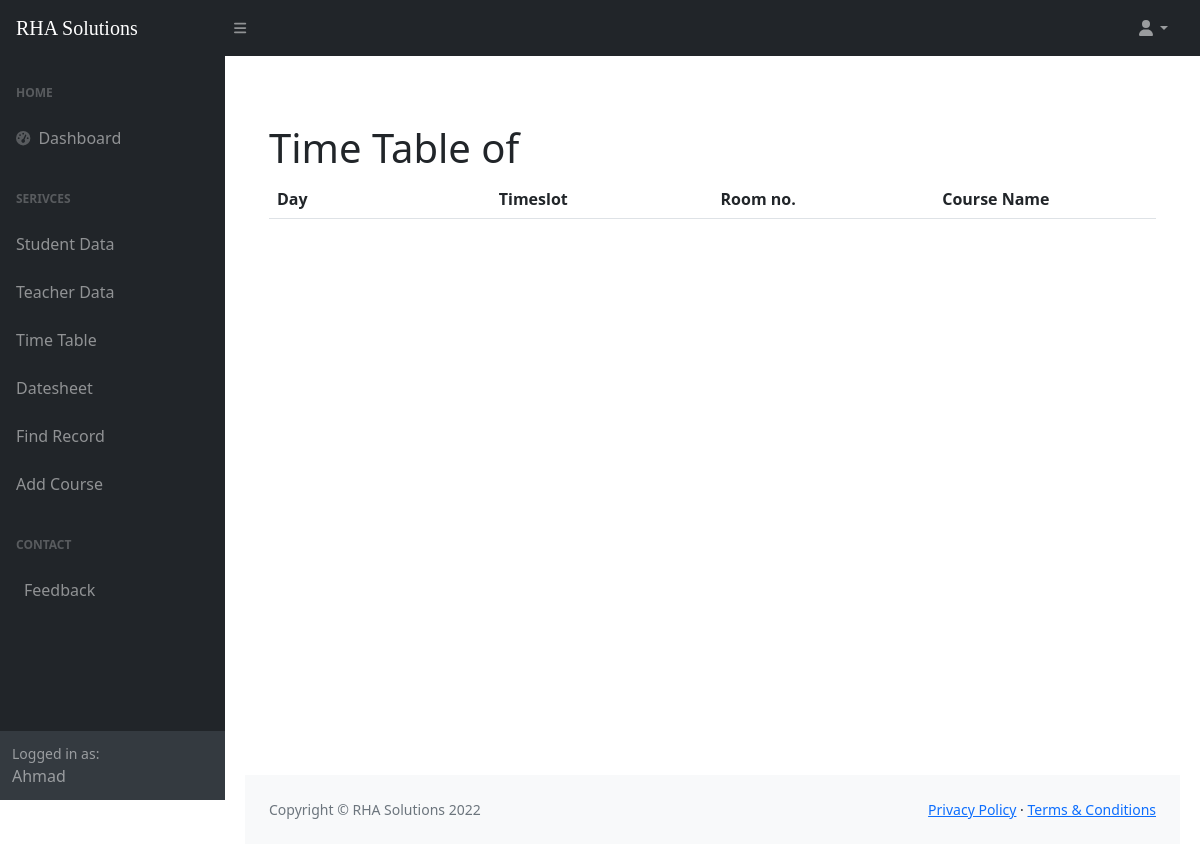
Page /teacher_timetable.php (signed in) on the earlier database version.
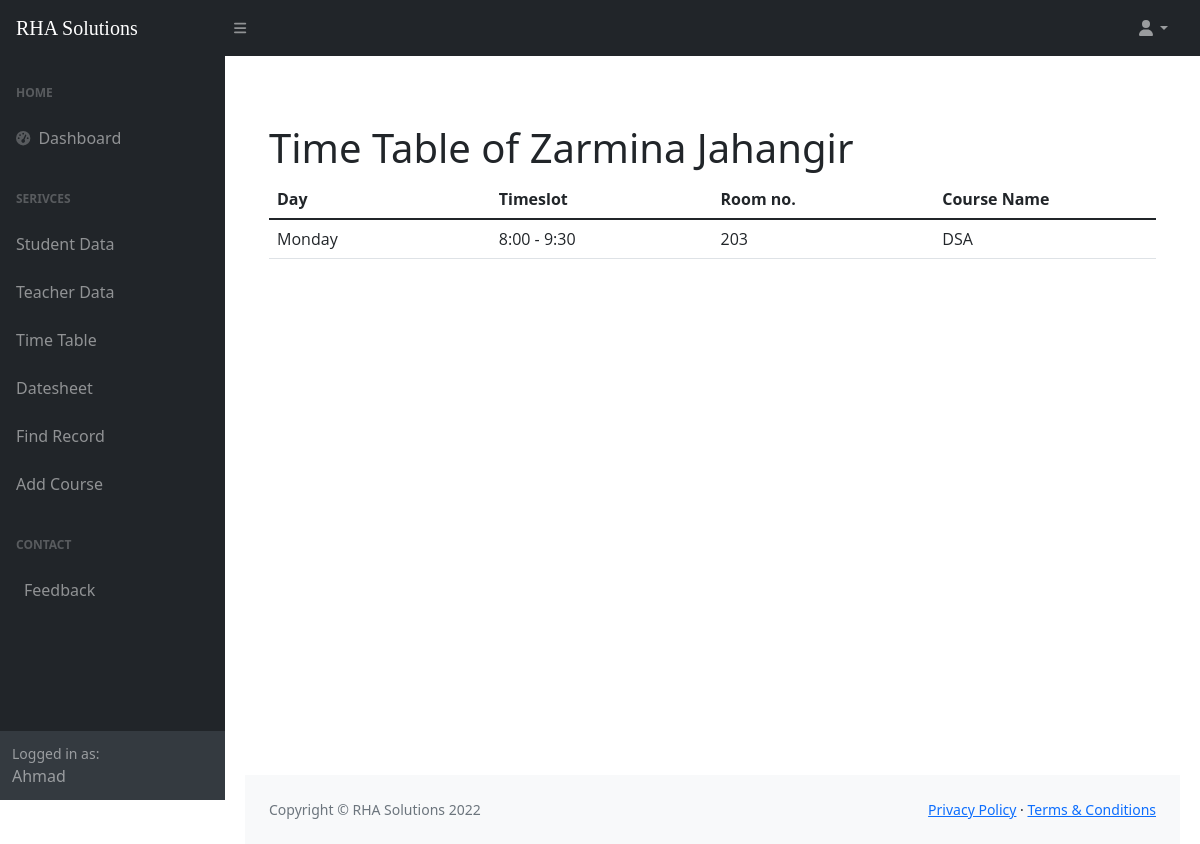
Same page on the later database version.
### tables this page shows
CREATE TABLE `timetable` (
  `day` varchar(30) NOT NULL,
  `Timeslot` int(30) NOT NULL,
  `room` int(11) NOT NULL,
  `c_id` int(11) NOT NULL,
  `t_id` int(11) NOT NULL
);

CREATE TABLE `course` (
  `c_id` int(3) NOT NULL,
  `c_name` varchar(100) NOT NULL,
  `crh` int(1) NOT NULL,
  `semester` int(1) NOT NULL
);

### teacher_timetable.php (the view, shortened to what this page needs)
<?php
include 'connection.php';
if ($_SESSION["fname"]) {
    $select = "SELECT CONCAT(t.f_name, ' ', t.l_name) as name,tt.day, tt.timeslot, tt.room, c.c_name
    FROM(timetable tt
INNER JOIN assign_course ac ON tt.t_id = ac.t_id
INNER JOIN teach t ON tt.t_id = t.t_id
INNER JOIN course c ON tt.c_id = c.c_id )";
    $data = mysqli_query($conn, $select) or die(mysqli_error($conn));
    $row1 = mysqli_fetch_array($data);
    function timeslot($slot)
    {
        if ($slot == 1) {
            return "8:00 - 9:30";
        } elseif ($slot == 2) {
            return "9:30 - 11:00";
        } elseif ($slot == 3) {
            return "11:00 - 12:30";
        } elseif ($slot == 4) {
            return "1:00 - 2:30";
        } elseif ($slot == 5) {
            return "2:30 - 4:00";
        } elseif ($slot == 6) {
            return "4:00 - 5:30";
        } else {
            echo "invalid slot";
        }
    }
?>
    <!DOCTYPE html>
    <html lang="en">
    <head>
        <link href="https://cdn.jsdelivr.net/npm/simple-datatables@latest/dist/style.css" rel="stylesheet" />
        <link href="css/styles.css" rel="stylesheet" />
    </head>
    <body class="sb-nav-fixed">
        <?php include('header.php'); ?>
        <div id="layoutSidenav_content">
            <main>
                <div class="container-fluid px-4">
                    <h1 class="mt-4">Time Table of <?php echo $row1['name'] ?></h1>
                    <table class="table">
                        <thead class="thead-dark">
                            <tr>
                                <th scope="col">Day
                                </th>
                                <th scope="col">Timeslot
                                </th>
                                <th scope="col">Room no.
                                </th>
                                <th scope="col">Course Name
                                </th>
                            </tr>
                        </thead>
                        <tbody>
                            <?php
                            while ($row = mysqli_fetch_array($data)) {
                            ?>
                                <tr>
                                    <td><?php echo $row['day']; ?></td>
                                    <td><?php echo timeslot($row['timeslot']); ?></td>
                                    <td><?php echo $row['room']; ?></td>
                                    <td><?php echo $row['c_name']; ?></td>
                                </tr>
                            <?php
                            }
                            ?>
                        </tbody>
                    </table>
            </main>
            <footer class="py-4 bg-light mt-auto">
                <div class="container-fluid px-4">
                    <div class="d-flex align-items-center justify-content-between small">
                        <div class="text-muted">Copyright &copy; RHA Solutions 2022</div>
                        <div>
                            <a href="#">Privacy Policy</a>
                            &middot;
                            <a href="#">Terms &amp; Conditions</a>
                        </div>
                    </div>
                </div>
            </footer>
        </div>
        </div>
    <?php
} else {
    include('login.php');
}
    ?>
    </body>
    </html>

Differences in the rows shown:
added timetable: day "Monday", Timeslot "8:00 - 9:30", room "203", c.c_name "DSA"
Other differences:
$row1['name']: (not shown) → "Zarmina Jahangir"
